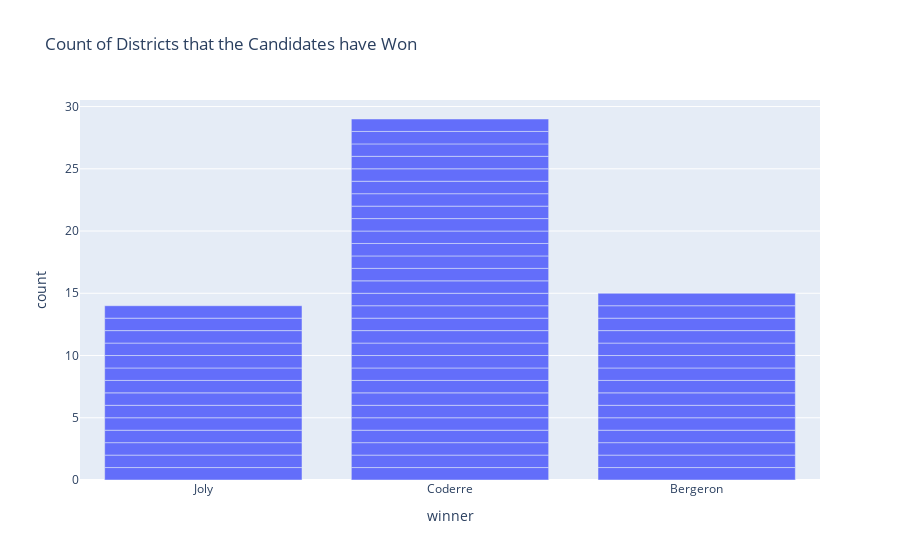

The notebook cell this image was saved under:
### Markdown cell above
## Basic Graphs

Now that we have downloaded the modules required to use plotly and chosen our dataset, lets dive into creating some basic graphs that could be made using plotly. The graphs that we will look at are bar charts, histograms, scatter plots and heat maps. These are some essential and most common graphs that come out often. Indeed some of the graphs aren't very compatible in visualizing machine learning models. But it still gives us a better idea of how the data is set up as it could show how the data is distributed and how the features in the data are related. Data science doesn't only include the aspects of machine learning, but conveying the data and results is just as important.

### Bar Chart

Bar chart is a type of graph used to describe the amount of a certain categorical data. Given categories in our data, we could utilize bar charts to show proportions of those categories or show comparison of numerical values. Bar chart uses its height to give an insight to the proportion of these categories.

For this tutorial we will look at the basic bar chart and also a stacked bar chart which conveys more information than the normal bar chart. 

First, we look at the normal bar chart. Using the election data that we imported, we want to see which candidate won the most districts. Given that all the rows map to distinct districts, we could easily show the relative difference of the amount of district won.

### Code cell
plot = px.bar(election_data, x='winner',title="Count of Districts that the Candidates have Won")
plot.show()

### Figure 1 — Plotly figure (JSON) as saved in the notebook; plotly's stock layout.template omitted (floating-point values rounded to 4 significant figures)
{"data": [{"alignmentgroup": "True", "hovertemplate": "winner=%{x}<br>count=%{y}<extra></extra>", "legendgroup": "", "marker": {"color": "#636efa", "pattern": {"shape": ""}}, "name": "", "offsetgroup": "", "orientation": "v", "showlegend": false, "textposition": "auto", "x": ["Joly", "Joly", "Coderre", "Bergeron", "Bergeron", "Bergeron", "Coderre", "Coderre", "Coderre", "Coderre", "Bergeron", "Bergeron", "Bergeron", "Bergeron", "Coderre", "Coderre", "Coderre", "Coderre", "Coderre", "Coderre", "Joly", "Coderre", "Coderre", "Joly", "Joly", "Joly", "Bergeron", "Coderre", "Coderre", "Bergeron", "Coderre", "Coderre", "Coderre", "Coderre", "Coderre", "Bergeron", "Joly", "Joly", "Joly", "Joly", "Coderre", "Joly", "Coderre", "Coderre", "Joly", "Joly", "Joly", "Coderre", "Coderre", "Bergeron", "Bergeron", "Coderre", "Coderre", "Coderre", "Coderre", "Bergeron", "Bergeron", "Bergeron"], "xaxis": "x", "y": [1, 1, 1, 1, 1, 1, 1, 1, 1, 1, 1, 1, 1, 1, 1, 1, 1, 1, 1, 1, 1, 1, 1, 1, 1, 1, 1, 1, 1, 1, 1, 1, 1, 1, 1, 1, 1, 1, 1, 1, 1, 1, 1, 1, 1, 1, 1, 1, 1, 1, 1, 1, 1, 1, 1, 1, 1, 1], "yaxis": "y", "type": "bar"}], "layout": {"xaxis": {"anchor": "y", "domain": [0, 1], "title": {"text": "winner"}}, "yaxis": {"anchor": "x", "domain": [0, 1], "title": {"text": "count"}}, "legend": {"tracegroupgap": 0}, "title": {"text": "Count of Districts that the Candidates have Won"}, "barmode": "relative"}}
